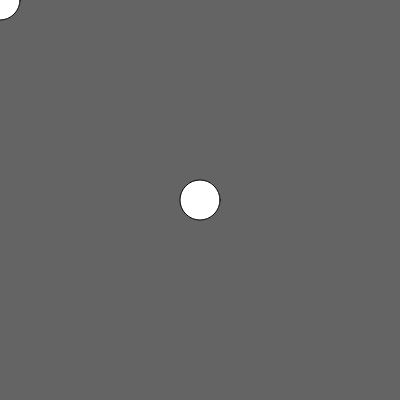
Frame 1 (no input)
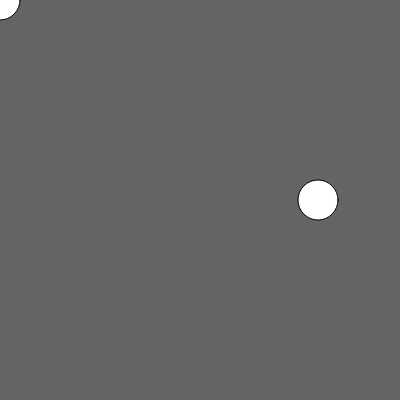
Frame 60 (no input)
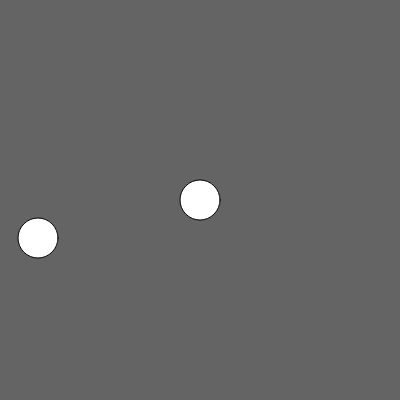
Frame 120 (the mouse pressed at the canvas centre since frame 60)

The p5.js sketch that drew these frames (run headless with seeded random() and noise() and a simulated clock; from frame 60 on, the mouse is pressed at the canvas centre):

// p5.js sketch
// ── sketch.js
let myFill = 255;
let x = 200; 
let y = 200; 
let w = 100;
let h = 50;
let count = 0; 
let size = 40;
let speed = 2;
let score = "";
let colourCollided = "";


function setup() {
  createCanvas(400, 400); 
  rectMode(CORNER); 
  x=width/2;
  y=height/2;

}

function draw(){
  background(100); 
  Entity()
  Collider()
  Score()

   fill(255)
 textSize(20);
 textAlign(LEFT,TOP)
 text(score, x+50 ,y+50 )

}
function Collider(){
ellipse(mouseX, mouseY, size);
let distance = dist(x,y,mouseX,mouseY);
if(distance <= size/2){
   score ++;
   colourCollided = [255,0,0];
}
else {
     colourCollided = 255;
   };
};
function Entity() {
fill (colourCollided);
  circle(x, y, size);
  x = x % width;
  
  if (x < 50) {
    y+=speed
    y = y % height;
  };
  x+=speed;
}
function Score(){
   
   
  


};
